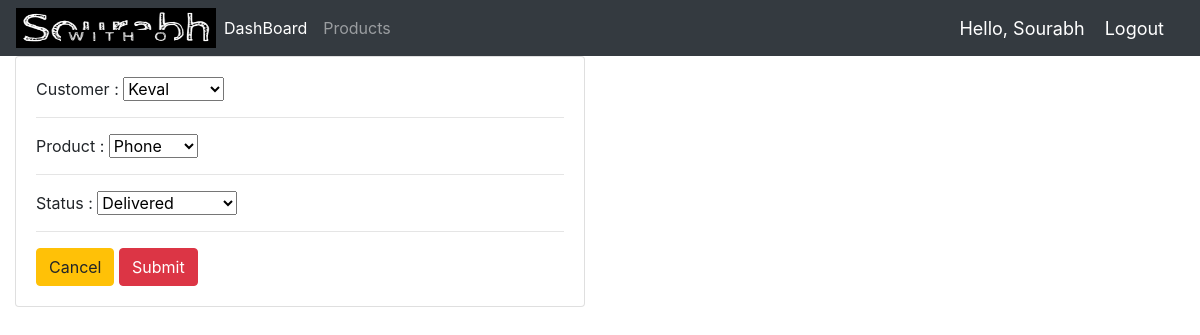
Page /update_order/16/ (signed in) on the committed database.
### accounts/models.py (models this page shows, shortened)
class Order(models.Model):
    STATUS=(
        ('Pending','Pending'),
        ('Out for delivery','Out for delivery'),
        ('Delivered','Delivered'),
    )
    customer=models.ForeignKey(Customer,null=True,on_delete=models.CASCADE)
    product=models.ForeignKey(Product,null=True,on_delete=models.CASCADE)
    date_created=models.DateTimeField(auto_now_add=True,null=True)
    status=models.CharField(max_length=200,null=True,choices=STATUS)

### accounts/decorators.py (the view)
		def wrapper_func(request, *args, **kwargs):
			group = None
			if request.user.groups.exists():
				group = request.user.groups.all()[0].name
			if group in allowed_roles:
				return view_func(request, *args, **kwargs)
			else:
				return HttpResponse('You are not authorized to view this page')

### accounts/forms.py
class OrderForm(ModelForm):
	class Meta:
		model = Order
		fields = '__all__'

### accounts/models.py (called while the page is built)
    def __str__(self):
        return self.name

    def __str__(self):
        return self.name

### accounts/views.py (called while the page is built)
@login_required(login_url='login')
@allowed_users(allowed_roles=['admin'])
def updateOrder(request, pk):
	order = Order.objects.get(id=pk)
	form = OrderForm(instance=order)
	if request.method == 'POST':
		form = OrderForm(request.POST, instance=order)
		if form.is_valid():
			form.save()
			return redirect('/')
	context = {'form':form}
	return render(request, 'accounts/forms.html', context)

### accounts/templates/accounts/forms.html (shortened to what this page needs)
{%  extends 'accounts/main.html' %}
{% load static %}
{% block content %}
<div class="row">
	<div class="col-md-6">
		<div class="card card-body">
			<form action="" method="POST">
				{% for field in form %}
				{% if request.user.is_staff %}
				{{field.label}} : {{field}}
				{% else %}
				{{field}}
					{% if field.label == "status" %}
					{% else %}
					{% endif %}
				{% endif %}
					<hr>
				{% endfor %}
				<a class="btn btn-warning" href="{% url 'home' %}">Cancel</a>
				<input class="btn btn-danger" type="submit" name="Confirm">
			</form>
		</div>
	</div>
</div>
{% endblock %}

### accounts/templates/accounts/navbar.html (shortened to what this page needs)
{%load static%}
<nav class="navbar navbar-expand-lg navbar-dark bg-dark">
    <a href="{% url 'home'%}"><img src="{% static '/images/logo.png'%}" width="200" height="40"/>
    <div class="collapse navbar-collapse" id="navbarNav">
      <ul class="navbar-nav">
        {% if request.user.is_staff %}
        <li class="nav-item active">
          <a class="nav-link" href="{% url 'home'%}">DashBoard<span class="sr-only">(current)</span></a>
        </li>
        <li class="nav-item">
          <a class="nav-link" href="{% url 'products'%}">Products</a>
        </li>
        {% endif %}
      </ul>
    </div>
    <span class="hello-msg">Hello, {{request.user}}</span>
  <span ><a  class="hello-msg" href="{% url 'logout' %}">Logout</a></span>
  </nav>

### accounts/templates/accounts/navbar.html (style rules this page uses)
.hello-msg { font-size: 18px; color: #fff; margin-right: 20px; }

### rows in the picture
Order: form "Keval" "Phone" "Delivered"

### other values in the picture
{{ request.user }} "Sourabh"
{{ field.label }} "Customer" "Product" "Status"
